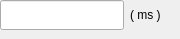
                     <widget class="QWidget" name="page_9">
                      <widget class="QWidget" name="horizontalWidget_11" native="true">
                       <property name="geometry">
                        <rect>
                         <x>0</x>
                         <y>0</y>
                         <width>171</width>
                         <height>30</height>
                        </rect>
                       </property>
                       <property name="minimumSize">
                        <size>
                         <width>0</width>
                         <height>0</height>
                        </size>
                       </property>
                       <property name="maximumSize">
                        <size>
                         <width>16777215</width>
                         <height>30</height>
                        </size>
                       </property>
                       <layout class="QHBoxLayout" name="horizontalLayout_36">
                        <property name="leftMargin">
                         <number>0</number>
                        </property>
                        <property name="topMargin">
                         <number>0</number>
                        </property>
                        <property name="rightMargin">
                         <number>10</number>
                        </property>
                        <property name="bottomMargin">
                         <number>0</number>
                        </property>
                        <item>
                         <widget class="QLineEdit" name="grip_open_wait_time">
                          <property name="minimumSize">
                           <size>
                            <width>20</width>
                            <height>20</height>
                           </size>
                          </property>
                          <property name="maximumSize">
                           <size>
                            <width>200</width>
                            <height>30</height>
                           </size>
                          </property>
                         </widget>
                        </item>
                        <item>
                         <widget class="QLabel" name="label_6">
                          <property name="text">
                           <string>( ms )</string>
                          </property>
                         </widget>
                        </item>
                       </layout>
                      </widget>
                     </widget>
